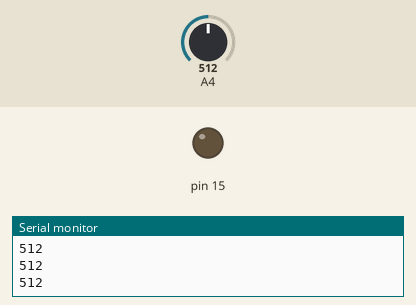
Recording of a sketch running on a simulated Arduino Uno, built with avr-gcc and run on an emulated ATmega328P. Shown: output pins drawn as LEDs (lit = HIGH), the last lines printed to the serial monitor. Inputs (shaded band) come from the test bench; at power-on: A4 = 512.

Above: at 1.2 s.
1.3 s: A4 set to 217
2.8 s: A4 set to 192
At 4.0 s:
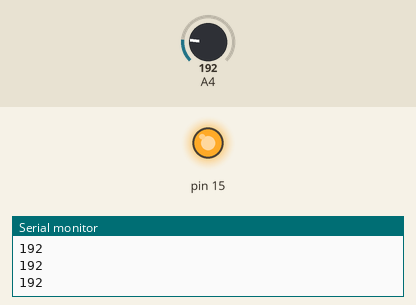
4.3 s: A4 set to 210
At 5.4 s:
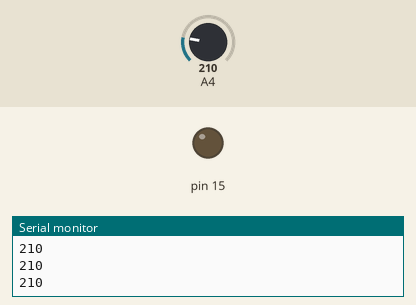
5.8 s: A4 set to 190
At 6.7 s:
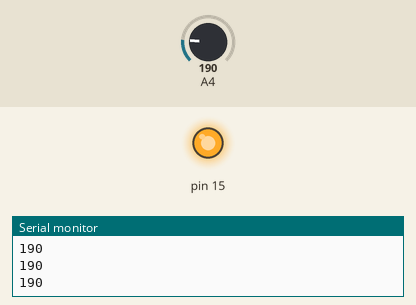
Timing chart, 0 to 8.3 s (numbered marks = the images above; inputs shaded):
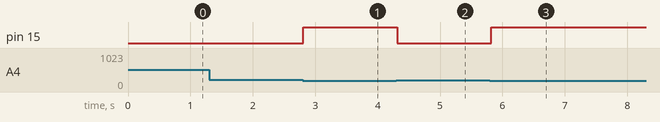

Measured:
- the behaviour switches between 200 and 199 on A4 (found by bisection; images 0 and 1)
- after the input at 2.8 s, pin 15: LOW → HIGH at once
- after the input at 4.3 s, pin 15: HIGH → LOW at once
- after the input at 5.8 s, pin 15: LOW → HIGH at once

The sketch:

sketch_aug2a.ino
```cpp
void setup() {
pinMode(15, OUTPUT);
pinMode(4, INPUT);
Serial.begin(9600);
}


void loop() {
int light;
light = analogRead(4);
Serial.println(light);
if (light < 200) {
digitalWrite(15, HIGH);
} else {
digitalWrite(15, LOW);
}
delay(100);
}
```
